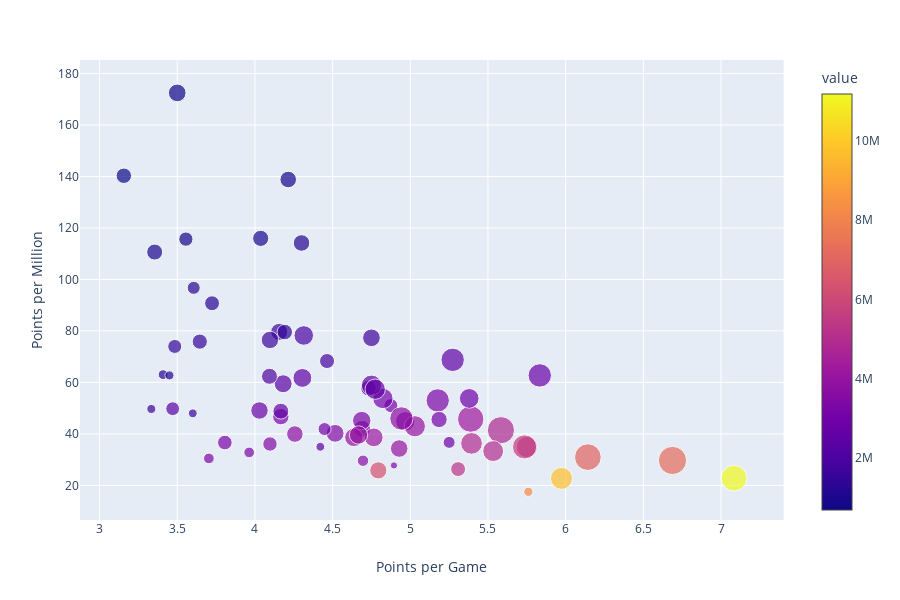

The notebook cell saved with this chart:
### Code cell
bubble_chart(players, "Midfielder")

### Figure 1 — Plotly figure (JSON) as saved in the notebook; plotly's stock layout.template omitted (floating-point values rounded to 4 significant figures)
{"data": [{"hoverlabel": {"namelength": 0}, "hovertemplate": "<b>%{hovertext}</b><br><br>points_per_game=%{x}<br>points_per_million=%{y}<br>pct_lineup=%{marker.size}<br>value=%{marker.color}", "hovertext": ["Alcaraz", "Arambarri", "Arthur", "Banega", "Bardhi", "Beñat", "Brais Méndez", "Busquets", "Campaña", "Canales", "Carlos Soler", "Casemiro", "Cazorla", "Cheryshev", "Chukwueze", "Coquelin", "Coutinho", "Cucurella", "Dani García", "Darder", "Diop", "Escalante", "Franco Vázquez", "Granero", "Guardado", "Guedes", "Ibai Gómez", "Iborra", "Illarramendi", "Inui", "Isco", "Januzaj", "Joaquín", "Jordan", "Koke", "Kondogbia", "Kroos", "Lemar", "Lo Celso", "Lobotka", "Lucas Vázquez", "Maksimovic", "Manu García", "Marc Roca", "Melendo", "Melero", "Michel Herrero", "Mikel Merino", "Modric", "Morales", "Muniain", "Orellana", "Parejo", "Pere Pons", "Portillo", "Rakitic", "Raúl García", "Rochina", "Rubén Pérez", "Saúl", "Tello", "Thomas", "Tomás Pina", "Toni Villa", "Trigueros", "Vidal", "Vitolo", "William Carvalho", "Yokuslu", "Zubeldia", "Óscar Rodríguez"], "legendgroup": "", "marker": {"color": [3320000, 2320000, 3260000, 3060000, 3210000, 830000, 3430000, 3730000, 4240000, 7210000, 3520000, 3240000, 6940000, 940000, 5240000, 2130000, 3050000, 3480000, 1190000, 3980000, 850000, 1670000, 2790000, 1720000, 1490000, 8220000, 2100000, 2400000, 3650000, 1500000, 3280000, 2860000, 2790000, 4850000, 4980000, 3350000, 4020000, 3220000, 5270000, 1460000, 940000, 2510000, 690000, 3760000, 3320000, 1190000, 1930000, 3080000, 6310000, 9720000, 4190000, 3960000, 11180000, 2370000, 720000, 5580000, 4900000, 3070000, 1660000, 3890000, 2900000, 2580000, 1830000, 1370000, 1610000, 2530000, 1100000, 2560000, 1130000, 1230000, 2580000], "coloraxis": "coloraxis", "size": [12.5, 7.4, 2.6, 4.5, 6.2, 4.7, 8.7, 6.3, 16, 18.4, 4.8, 6.6, 16.4, 6, 5.1, 5.5, 9.5, 7.3, 5.1, 10.3, 6.3, 6.7, 7.0, 7.2, 5.3, 2, 5.9, 1.8, 3, 1.8, 2.6, 3.3, 12.6, 17, 10, 1.2, 7.1, 4.9, 10.4, 4.5, 5.9, 8.2, 7.2, 12.5, 7.8, 2.2, 8.8, 3.9, 6.8, 11.2, 8.1, 7.7, 15.4, 4.4, 5.5, 13.4, 10.8, 6.1, 7.0, 7.7, 8.9, 9.4, 5.2, 5.5, 1.9, 12.6, 1.9, 5.8, 6.3, 3.9, 9.5], "sizemode": "area", "sizeref": 0.046, "symbol": "circle"}, "mode": "markers", "name": "", "showlegend": false, "type": "scatter", "x": [5.176, 4.182, 3.963, 4.875, 4.167, 3.556, 4.968, 4.257, 5.389, 6.688, 4.097, 4.69, 6.143, 4.037, 5.308, 4.731, 4.824, 4.516, 3.724, 5.029, 4.214, 4.156, 4.029, 4.75, 3.645, 5.76, 4.094, 4.421, 4.696, 3.6, 3.704, 5.25, 5.833, 5.583, 5.533, 4.895, 4.929, 3.806, 5.75, 3.484, 3.355, 4.306, 3.5, 4.943, 4.688, 3.409, 4.314, 4.448, 4.794, 5.973, 4.765, 4.636, 7.083, 3.471, 3.156, 5.735, 5.394, 5.185, 4.097, 4.667, 5.379, 4.75, 4.464, 4.192, 3.333, 5.273, 3.45, 4.167, 4.3, 3.606, 4.774], "xaxis": "x", "y": [53.01, 59.48, 32.82, 50.98, 46.73, 115.7, 44.9, 39.95, 45.75, 29.68, 36.08, 41.98, 30.98, 116.0, 26.34, 57.75, 53.77, 40.23, 90.76, 42.96, 138.8, 79.64, 49.1, 77.33, 75.84, 17.52, 62.38, 35, 29.59, 48, 30.49, 36.71, 62.72, 41.44, 33.33, 27.76, 34.33, 36.65, 34.91, 73.97, 110.6, 61.75, 172.5, 46.01, 45.18, 63.03, 78.24, 41.88, 25.83, 22.74, 38.66, 38.64, 22.81, 49.79, 140.3, 34.95, 36.33, 45.6, 76.51, 39.59, 53.79, 58.91, 68.31, 79.56, 49.69, 68.77, 62.73, 48.83, 114.2, 96.75, 57.36], "yaxis": "y"}], "layout": {"coloraxis": {"colorbar": {"title": {"text": "value"}}, "colorscale": [[0, "#0d0887"], [0.1111, "#46039f"], [0.2222, "#7201a8"], [0.3333, "#9c179e"], [0.4444, "#bd3786"], [0.5556, "#d8576b"], [0.6667, "#ed7953"], [0.7778, "#fb9f3a"], [0.8889, "#fdca26"], [1, "#f0f921"]]}, "height": 600, "legend": {"itemsizing": "constant", "tracegroupgap": 0}, "margin": {"t": 60}, "xaxis": {"anchor": "y", "domain": [0, 0.98], "title": {"text": "Points per Game"}}, "yaxis": {"anchor": "x", "domain": [0, 1], "title": {"text": "Points per Million"}}}}
